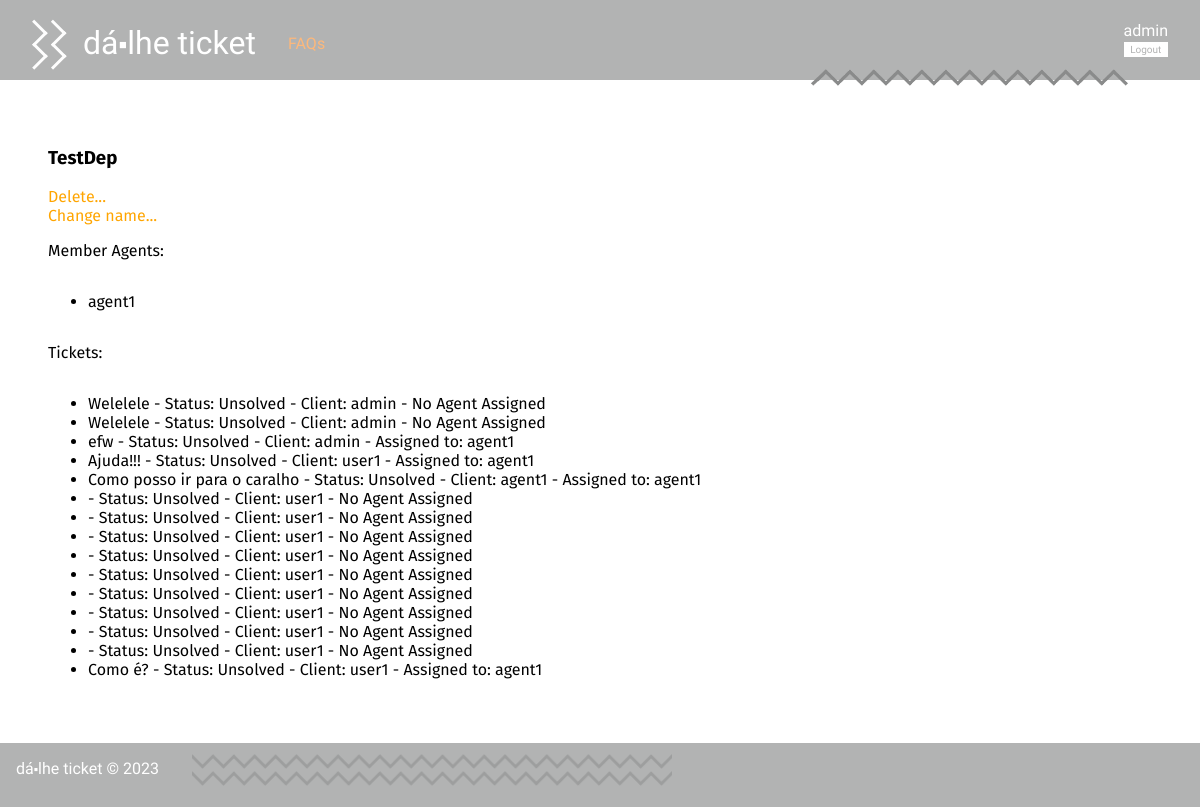
Page /pages/departmentDetails.php?name=TestDep (signed in) on the committed database.
### tables this page shows
CREATE TABLE Department(
   name varchar(20) primary key
);

CREATE TABLE User(
   name varchar(60) not null,
   username varchar(20) primary key,
   email varchar(60) not null,
   password varchar(40) not null,
   type varchar(5) not null, /*user, agent, admin*/
   department varchar(20)
, ticket_count integer default 0, closed_tickets integer default 0);

CREATE TABLE Ticket(
   id integer primary key autoincrement,
   title varchar(60) not null,
   client varchar(20) not null,
   agent varchar(20),
   status varchar(10) not null,
   department varchar(20),
   foreign key (client) references User(username),
   foreign key (agent) references User(username),
   foreign key (department) references Department(name)
);

### database/department.class.php (called while the page is built, shortened)
<?php
  require_once(__DIR__ . '/../database/ticket.class.php');
  class Department{
    public string $name;
    public function __construct(string $name){
      $this->name = $name;
    }
    public function getMemberAgents(PDO $db) : array {
      $stmt = $db->prepare('SELECT * FROM User WHERE department = ?');
      $stmt->execute(array($this->name));
      $agents = array();
      while ($agent = $stmt->fetch()) {
        $agents[] = new User(
          $agent['name'],
          $agent['username'],
          $agent['email'],
          $agent['type'],
          $agent['department'],
          intval($agent['ticket_count']),
          intval($agent['closed_tickets'])
        );
      }
      return $agents;
    }
    static public function getDepartmentByName(PDO $db, string $name) {
      $stmt = $db->prepare('SELECT * FROM Department WHERE name = ?');
      $stmt->execute(array($name));
      $query = $stmt->fetchAll()[0];
      return new Department($query['name']);
    }
  }
?>

### database/user.class.php (called while the page is built, shortened)
<?php
class User{
  public function __construct(string $name, string $username, string $email, string $type, string $department, int $ticket_count, int $closed_tickets){
    $this->username = $username;
  }
}
?>

### database/ticket.class.php (called while the page is built, shortened)
<?php
class Ticket {
    public function __construct(int $id, string $title, string $client, ?string $agent, string $status, string $department) {
        $this->id = $id;
        $this->title = $title;
        $this->client = $client;
        $this->agent = $agent;
        $this->status = $status;
    }
    static public function getAllTicketsInDepartment(PDO $db, string $name) : array {
        $stmt = $db->prepare("
            SELECT id, title, client, agent, status, department
            FROM Ticket
            WHERE department = ?
        ");
        $stmt->execute(array($name));
        $tickets = array();
        while($ticket = $stmt->fetch()){
            $tickets[] = new Ticket(
            $ticket['id'],
            $ticket['title'],
            $ticket['client'],
            $ticket['agent'],
            $ticket['status'],
            $ticket['department']
            );
        }
        return $tickets;
    }
}
?>

### templates/departmentDetails.tpl.php (the view, shortened to what this page needs)
<?php
require_once(__DIR__ . '/../database/department.class.php');
require_once(__DIR__ . '/../database/ticket.class.php');
require_once(__DIR__ . '/../database/connection.db.php');
function drawDepartment(Department $department) : void {
        global $session, $db;
?>
    <h3 class="name"><?= $department->name ?></h3>
    <div class="dep_options">
        <a href="../actions/action_delete_department.php?name=<?= $department->name ?>">Delete...</a>
        <br>
        <a href="../pages/change_department_name.php?name=<?= $department->name ?>">Change name...</a>
    </div>
    <p> Member Agents: </p>
    <ul class="search_list">
<?php
    foreach ($department->getMemberAgents($db) as $agent) {
?>
    <li>
        <a href="../pages/profile.php?username=<?= $agent->username ?>"><?= $agent->username ?></a>
    </li>
<?php
    }
?>
    </ul>
    <p> Tickets: </p>
    <ul class="ticket_list">
<?php
    foreach (Ticket::getAllTicketsInDepartment($db, $department->name) as $ticket) {
?>
    <li>
        <a href="../pages/ticket.php?id=<?= $ticket->id ?>"><?= $ticket->title ?>
        - Status: <?= $ticket->status ?>
        - Client: <?= $ticket->client ?>
        <?php if($ticket->agent != null) { ?>
        - Assigned to: <?= $ticket->agent ?></a>
        <?php } else {?>
        - No Agent Assigned</a>
        <?php } ?>
    </li>
<?php
    }
?>
    </ul>
<?php
    }
?>

### css/style.css (style rules this page uses)
body { font-family: 'Allerta Stencil', sans-serif; margin: 0; padding: 0; display: grid; grid-template-columns: auto; grid-template-rows: 5em auto 4em; grid-template-areas: "header" "main" "footer"; min-height: 100vh; background-color: #b2b3b3; }
a { text-decoration: none; color: orange; }
.search_list a { color: black; }
p { overflow-wrap: break-word; }
.ticket_list a { color: black; text-decoration: none; }

### rows in the picture
department: name "TestDep"
user: username "agent1"
ticket: title "Welelele", status "Unsolved", client "admin", shows "- No Agent Assigned"
ticket: title "Welelele", status "Unsolved", client "admin", shows "- No Agent Assigned"
ticket: title "efw", status "Unsolved", client "admin", agent "agent1"
ticket: title "Ajuda!!!", status "Unsolved", client "user1", agent "agent1"
ticket: title "Como posso ir para o caralho", status "Unsolved", client "agent1", agent "agent1"
ticket: status "Unsolved", client "user1", shows "- No Agent Assigned"
ticket: status "Unsolved", client "user1", shows "- No Agent Assigned"
ticket: status "Unsolved", client "user1", shows "- No Agent Assigned"
ticket: status "Unsolved", client "user1", shows "- No Agent Assigned"
ticket: status "Unsolved", client "user1", shows "- No Agent Assigned"
ticket: status "Unsolved", client "user1", shows "- No Agent Assigned"
ticket: status "Unsolved", client "user1", shows "- No Agent Assigned"
ticket: status "Unsolved", client "user1", shows "- No Agent Assigned"
ticket: status "Unsolved", client "user1", shows "- No Agent Assigned"
ticket: title "Como é?", status "Unsolved", client "user1", agent "agent1"

### other values in the picture
$name "dá⬝lhe ticket"
$session->getName() "admin"
